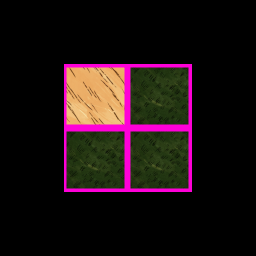

A 2D game scene composited from a Tiled map and its tileset images. What follows is a short description and the map's XML, with each tile layer's data collapsed to a summary:
An orthogonal 4x4 tile map with 64x64 px tiles, 1 tile layer (BG_TILES) and 7 objects (5x log_chunk, lootcontainer_cooler, lootcontainer_cooler_small).

<map version="1.0" orientation="orthogonal" width="4" height="4" tilewidth="64" tileheight="64">
 <tileset firstgid="1" source="dont_starve/ground.tsx" />
 <layer name="BG_TILES" width="4" height="4">
  <data>[16 cells, 4 non-empty, 2 distinct tile ids]</data>
 </layer>
 <objectgroup name="FG_OBJECTS" width="4" height="4">
  <object type="log_chunk" x="95" y="96" />
  <object type="lootcontainer_cooler" x="127" y="124" />
  <object type="lootcontainer_cooler_small" x="132" y="143" />
  <object type="log_chunk" x="130" y="81" />
  <object type="log_chunk" x="160" y="91" />
  <object type="log_chunk" x="174" y="165" />
  <object type="log_chunk" x="152" y="184" />
 </objectgroup>
</map>
